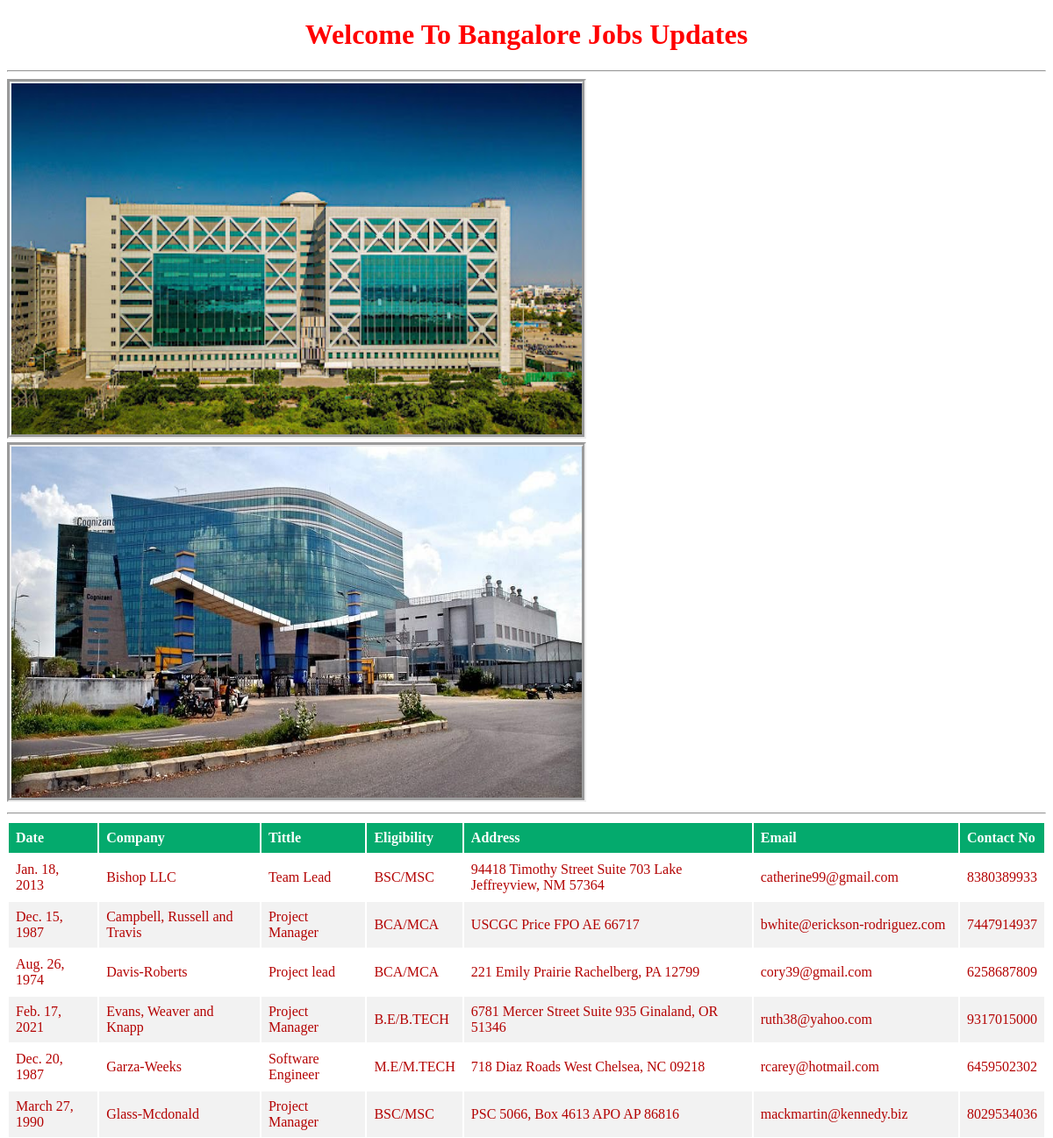
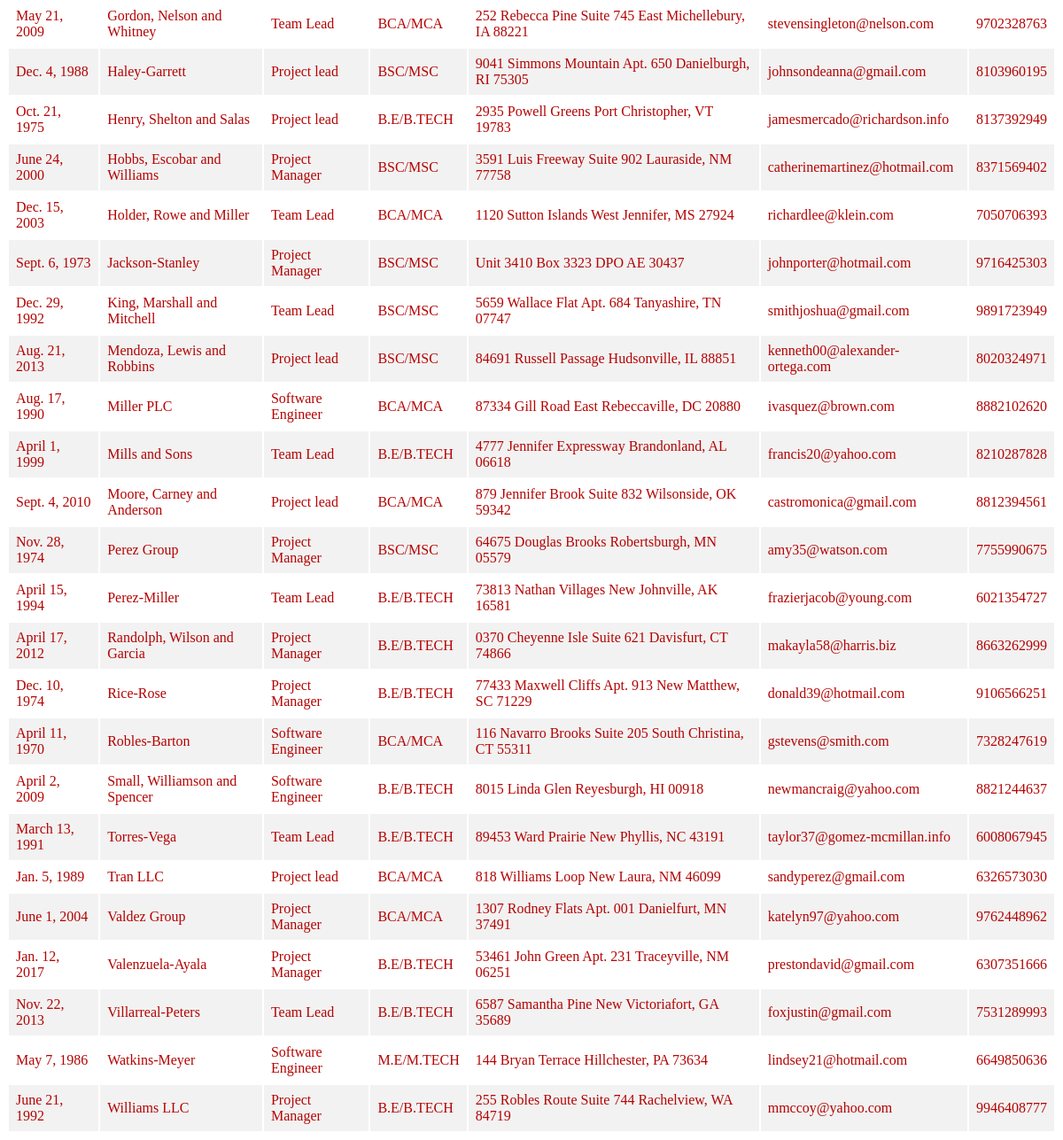
The app's page /bangalore/ with its own data (2 pictures, top to bottom).
### testapp/models.py (models this page shows)
class BanJobs(models.Model):
    date = models.DateField()
    company = models.CharField(max_length=30)
    tittle = models.CharField(max_length=30)
    eligbility = models.CharField(max_length=30)
    address = models.CharField(max_length=50)
    email = models.EmailField()
    phoneno = models.IntegerField()

### testapp/views.py (the view)
# urls.py: path('bangalore/',views.ban_jobs),
def ban_jobs(request):
    jobs_list = BanJobs.objects.all().order_by('company')
    return render(request,'testapp/banjobs.html',{'jobs_list':jobs_list})

### templates/testapp/banjobs.html (shortened to what this page needs)
<!DOCTYPE html>
{% load static %}
<html lang="en">
<head>
    <link rel="stylesheet" href="{% static 'css/demo.css' %}">
</head>
<body>
    <h1>Welcome To Bangalore Jobs Updates</h1>
    <hr>
    <img src="{% static 'images/it.jpg' %}">
    <img src="{% static 'images/it1.jpg' %}">
    <hr>
    {% if jobs_list %}
    <table id="tab">
        <thead>
            <th>Date</th>
            <th>Company</th>
            <th>Tittle</th>
            <th>Eligibility</th>
            <th>Address</th>
            <th>Email</th>
            <th>Contact No</th>
        </thead>
        {% for job in jobs_list %}
        <tr>
            <td>{{job.date}}</td>
            <td>{{job.company}}</td>
            <td>{{job.tittle}}</td>
            <td>{{job.eligbility}}</td>
            <td>{{job.address}}</td>
            <td>{{job.email}}</td>
            <td>{{job.phoneno}}</td>
        </tr>
        {% endfor %}
        {% else %}
        <p>No Job Records Found</p>
    {% endif %}
    </table>
</body>
</html>

### static/css/demo.css (style rules this page uses)
body { background-image: url(https://images.unsplash.com/photo-1504270856906-58da8a7e7102?ixid=MnwxMjA3fDB8MHxwaG90by1wYWdlfHx8fGVufDB8fHx8&ixlib=rb-1.2.1&auto=format&fit=crop&w=1500&q=80); background-repeat: no-repeat; background-size: cover; }
h1 { color:red; text-align: center; }
th, td { text-align: left; padding: 8px; }
tr:nth-child(even) { background-color: #f2f2f2 }
th { background-color: #04AA6D; color: white; }
tr { color: rgb(180, 3, 3); }
img { width: 650px; height: 400px; border: 5px groove; }

### records on screen
BanJobs: date "Jan. 18, 2013", company "Bishop LLC", tittle "Team Lead", eligbility "BSC/MSC", address "94418 Timothy Street Suite 703 Lake Jeffreyview, NM 57364", email "catherine99@gmail.com", phoneno "8380389933"
BanJobs: date "Dec. 15, 1987", company "Campbell, Russell and Travis", tittle "Project Manager", eligbility "BCA/MCA", address "USCGC Price FPO AE 66717", email "bwhite@erickson-rodriguez.com", phoneno "7447914937"
BanJobs: date "Aug. 26, 1974", company "Davis-Roberts", tittle "Project lead", eligbility "BCA/MCA", address "221 Emily Prairie Rachelberg, PA 12799", email "cory39@gmail.com", phoneno "6258687809"
BanJobs: date "Feb. 17, 2021", company "Evans, Weaver and Knapp", tittle "Project Manager", eligbility "B.E/B.TECH", address "6781 Mercer Street Suite 935 Ginaland, OR 51346", email "ruth38@yahoo.com", phoneno "9317015000"
BanJobs: date "Dec. 20, 1987", company "Garza-Weeks", tittle "Software Engineer", eligbility "M.E/M.TECH", address "718 Diaz Roads West Chelsea, NC 09218", email "rcarey@hotmail.com", phoneno "6459502302"
BanJobs: date "March 27, 1990", company "Glass-Mcdonald", tittle "Project Manager", eligbility "BSC/MSC", address "PSC 5066, Box 4613 APO AP 86816", email "mackmartin@kennedy.biz", phoneno "8029534036"
BanJobs: date "May 21, 2009", company "Gordon, Nelson and Whitney", tittle "Team Lead", eligbility "BCA/MCA", address "252 Rebecca Pine Suite 745 East Michellebury, IA 88221", email "stevensingleton@nelson.com", phoneno "9702328763"
BanJobs: date "Dec. 4, 1988", company "Haley-Garrett", tittle "Project lead", eligbility "BSC/MSC", address "9041 Simmons Mountain Apt. 650 Danielburgh, RI 75305", email "johnsondeanna@gmail.com", phoneno "8103960195"
BanJobs: date "Oct. 21, 1975", company "Henry, Shelton and Salas", tittle "Project lead", eligbility "B.E/B.TECH", address "2935 Powell Greens Port Christopher, VT 19783", email "jamesmercado@richardson.info", phoneno "8137392949"
BanJobs: date "June 24, 2000", company "Hobbs, Escobar and Williams", tittle "Project Manager", eligbility "BSC/MSC", address "3591 Luis Freeway Suite 902 Lauraside, NM 77758", email "catherinemartinez@hotmail.com", phoneno "8371569402"
BanJobs: date "Dec. 15, 2003", company "Holder, Rowe and Miller", tittle "Team Lead", eligbility "BCA/MCA", address "1120 Sutton Islands West Jennifer, MS 27924", email "richardlee@klein.com", phoneno "7050706393"
BanJobs: date "Sept. 6, 1973", company "Jackson-Stanley", tittle "Project Manager", eligbility "BSC/MSC", address "Unit 3410 Box 3323 DPO AE 30437", email "johnporter@hotmail.com", phoneno "9716425303"
BanJobs: date "Dec. 29, 1992", company "King, Marshall and Mitchell", tittle "Team Lead", eligbility "BSC/MSC", address "5659 Wallace Flat Apt. 684 Tanyashire, TN 07747", email "smithjoshua@gmail.com", phoneno "9891723949"
BanJobs: date "Aug. 21, 2013", company "Mendoza, Lewis and Robbins", tittle "Project lead", eligbility "BSC/MSC", address "84691 Russell Passage Hudsonville, IL 88851", email "kenneth00@alexander-ortega.com", phoneno "8020324971"
BanJobs: date "Aug. 17, 1990", company "Miller PLC", tittle "Software Engineer", eligbility "BCA/MCA", address "87334 Gill Road East Rebeccaville, DC 20880", email "ivasquez@brown.com", phoneno "8882102620"
BanJobs: date "April 1, 1999", company "Mills and Sons", tittle "Team Lead", eligbility "B.E/B.TECH", address "4777 Jennifer Expressway Brandonland, AL 06618", email "francis20@yahoo.com", phoneno "8210287828"
BanJobs: date "Sept. 4, 2010", company "Moore, Carney and Anderson", tittle "Project lead", eligbility "BCA/MCA", address "879 Jennifer Brook Suite 832 Wilsonside, OK 59342", email "castromonica@gmail.com", phoneno "8812394561"
BanJobs: date "Nov. 28, 1974", company "Perez Group", tittle "Project Manager", eligbility "BSC/MSC", address "64675 Douglas Brooks Robertsburgh, MN 05579", email "amy35@watson.com", phoneno "7755990675"
BanJobs: date "April 15, 1994", company "Perez-Miller", tittle "Team Lead", eligbility "B.E/B.TECH", address "73813 Nathan Villages New Johnville, AK 16581", email "frazierjacob@young.com", phoneno "6021354727"
BanJobs: date "April 17, 2012", company "Randolph, Wilson and Garcia", tittle "Project Manager", eligbility "B.E/B.TECH", address "0370 Cheyenne Isle Suite 621 Davisfurt, CT 74866", email "makayla58@harris.biz", phoneno "8663262999"
BanJobs: date "Dec. 10, 1974", company "Rice-Rose", tittle "Project Manager", eligbility "B.E/B.TECH", address "77433 Maxwell Cliffs Apt. 913 New Matthew, SC 71229", email "donald39@hotmail.com", phoneno "9106566251"
BanJobs: date "April 11, 1970", company "Robles-Barton", tittle "Software Engineer", eligbility "BCA/MCA", address "116 Navarro Brooks Suite 205 South Christina, CT 55311", email "gstevens@smith.com", phoneno "7328247619"
BanJobs: date "April 2, 2009", company "Small, Williamson and Spencer", tittle "Software Engineer", eligbility "B.E/B.TECH", address "8015 Linda Glen Reyesburgh, HI 00918", email "newmancraig@yahoo.com", phoneno "8821244637"
BanJobs: date "March 13, 1991", company "Torres-Vega", tittle "Team Lead", eligbility "B.E/B.TECH", address "89453 Ward Prairie New Phyllis, NC 43191", email "taylor37@gomez-mcmillan.info", phoneno "6008067945"
BanJobs: date "Jan. 5, 1989", company "Tran LLC", tittle "Project lead", eligbility "BCA/MCA", address "818 Williams Loop New Laura, NM 46099", email "sandyperez@gmail.com", phoneno "6326573030"
BanJobs: date "June 1, 2004", company "Valdez Group", tittle "Project Manager", eligbility "BCA/MCA", address "1307 Rodney Flats Apt. 001 Danielfurt, MN 37491", email "katelyn97@yahoo.com", phoneno "9762448962"
BanJobs: date "Jan. 12, 2017", company "Valenzuela-Ayala", tittle "Project Manager", eligbility "B.E/B.TECH", address "53461 John Green Apt. 231 Traceyville, NM 06251", email "prestondavid@gmail.com", phoneno "6307351666"
BanJobs: date "Nov. 22, 2013", company "Villarreal-Peters", tittle "Team Lead", eligbility "B.E/B.TECH", address "6587 Samantha Pine New Victoriafort, GA 35689", email "foxjustin@gmail.com", phoneno "7531289993"
BanJobs: date "May 7, 1986", company "Watkins-Meyer", tittle "Software Engineer", eligbility "M.E/M.TECH", address "144 Bryan Terrace Hillchester, PA 73634", email "lindsey21@hotmail.com", phoneno "6649850636"
BanJobs: date "June 21, 1992", company "Williams LLC", tittle "Project Manager", eligbility "B.E/B.TECH", address "255 Robles Route Suite 744 Rachelview, WA 84719", email "mmccoy@yahoo.com", phoneno "9946408777"
